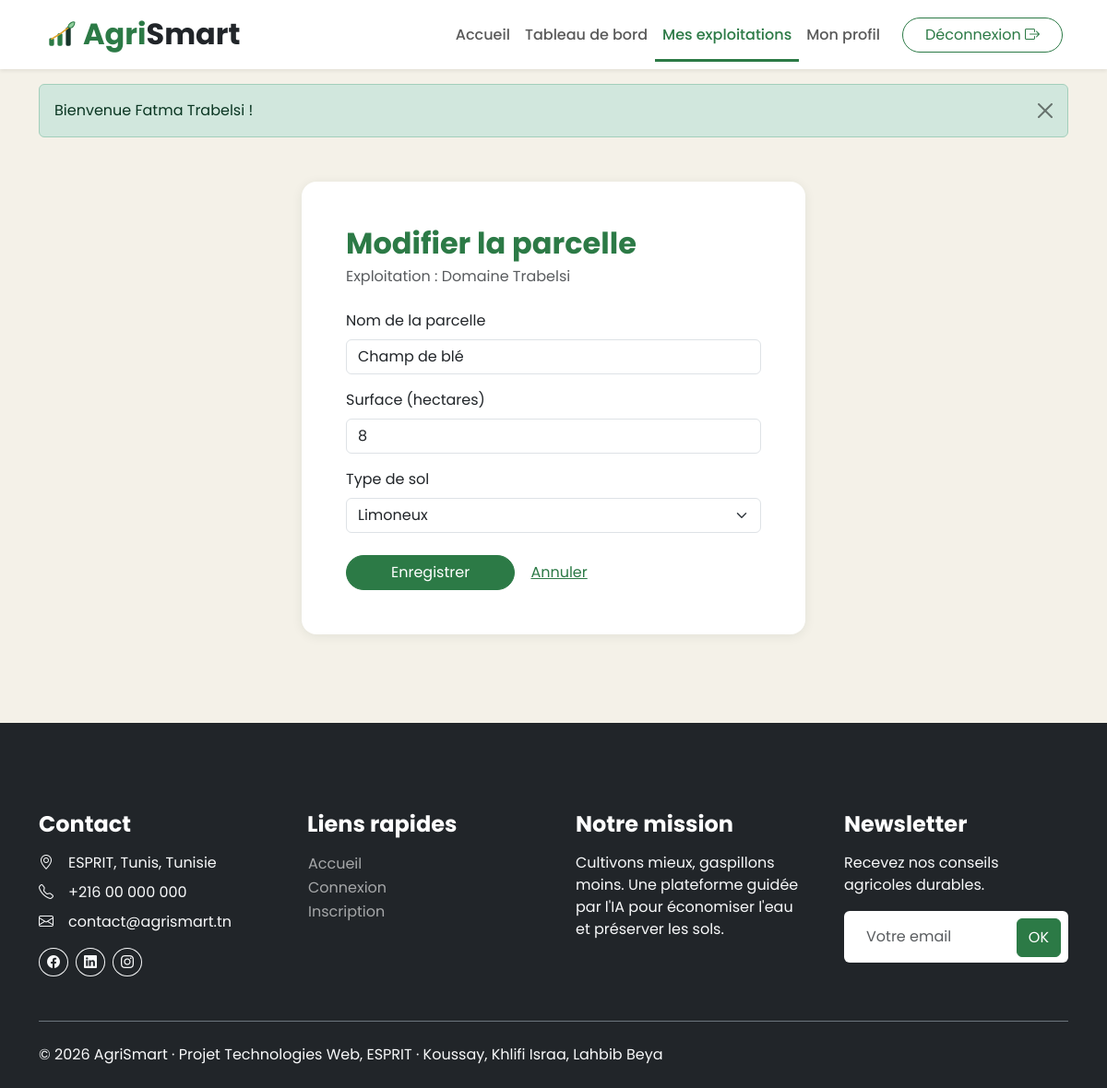
The app's page /frontoffice/index.php?page=parcelle-form&exploitation=3&id=4 (signed in) with its own data.
### tables this page shows
CREATE TABLE exploitation (
    id              INT AUTO_INCREMENT PRIMARY KEY,
    agriculteur_id  INT NOT NULL,
    nom             VARCHAR(100) NOT NULL,
    localisation    VARCHAR(150) NOT NULL,
    created_at      TIMESTAMP DEFAULT CURRENT_TIMESTAMP,
    CONSTRAINT fk_exploitation_user FOREIGN KEY (agriculteur_id) REFERENCES utilisateur(id) ON DELETE CASCADE
);

CREATE TABLE parcelle (
    id               INT AUTO_INCREMENT PRIMARY KEY,
    exploitation_id  INT NOT NULL,
    nom              VARCHAR(100) NOT NULL,
    surface          DECIMAL(8,2) NOT NULL,                  
    type_sol         ENUM('Argileux','Sablonneux','Limoneux','Calcaire') NOT NULL,
    CONSTRAINT fk_parcelle_exploitation FOREIGN KEY (exploitation_id) REFERENCES exploitation(id) ON DELETE CASCADE
);

### frontoffice/controllers/Controller.php (called while the page is built, shortened)
<?php
abstract class Controller
{
    protected function render(string $view, array $data = []): void
    {
        extract($data, EXTR_SKIP);
        require __DIR__ . '/../views/' . $view . '.php';
    }
    protected function requireLogin(): Agriculteur
    {
        $user = users()->requireRole(Utilisateur::ROLE_AGRICULTEUR);
        return $user;
    }
}

### frontoffice/controllers/ParcelleController.php (called while the page is built, shortened)
<?php
require_once __DIR__ . '/../../config/database.php';
require_once __DIR__ . '/ExploitationController.php';
class ParcelleController extends Controller
{
    private ExploitationController $exploitations;
    public function __construct()
    {
        $this->exploitations = new ExploitationController();
    }
    public function form(): void
    {
        $user = $this->requireLogin();
        $exploitation = $this->ownedExploitation((int) ($_GET['exploitation'] ?? 0), $user);
        $id = (int) ($_GET['id'] ?? 0);
        if ($id) {
            foreach ($exploitation->getParcelles() as $p) {
                if ($p->getId() === $id) {
                    $parcelle = $p;
                }
            }
        }
        $sols = self::SOLS;
        $this->render('parcelle_form', compact('exploitation', 'parcelle', 'errors', 'sols'));
    }
    private function ownedExploitation(int $id, Agriculteur $user): Exploitation
    {
        $ex = $id ? $this->exploitations->findOwned($id, $user->getId()) : null;
        return $ex;
    }
}

### frontoffice/index.php (called while the page is built, shortened)
<?php
require_once __DIR__ . '/../core/helpers.php';
require_once __DIR__ . '/../controllers/UserController.php';
require_once __DIR__ . '/helpers.php';
require_once __DIR__ . '/controllers/Controller.php';
$routes = [
    'home'              => ['HomeController',         'index'],
    'login'             => ['AuthController',         'login'],
    'register'          => ['AuthController',         'register'],
    'logout'            => ['AuthController',         'logout'],
    'dashboard'         => ['DashboardController',    'index'],
    'profile'           => ['ProfileController',      'index'],
    'profile-password'  => ['ProfileController',      'password'],
    'profile-delete'    => ['ProfileController',      'delete'],
    'exploitations'     => ['ExploitationController', 'index'],
    'exploitation-form' => ['ExploitationController', 'form'],
    'exploitation-delete' => ['ExploitationController', 'delete'],
    'parcelles'         => ['ParcelleController',     'index'],
    'parcelle-form'     => ['ParcelleController',     'form'],
    'parcelle-delete'   => ['ParcelleController',     'delete'],
];
$page = (string) ($_GET['page'] ?? 'home');
[$class, $method] = $routes[$page];
(new $class())->$method();

### config/database.php (called while the page is built, shortened)
<?php
class Database
{
    private static ?PDO $pdo = null;
    public static function getConnexion(): PDO
    {
        if (self::$pdo === null) {
            $config = require __DIR__ . '/config.php';
            $db = $config['db'];
            $dsn = sprintf('mysql:host=%s;port=%d;dbname=%s;charset=%s', $db['host'], $db['port'], $db['name'], $db['charset']);
            try {
                self::$pdo = new PDO($dsn, $db['user'], $db['pass'], [
                    PDO::ATTR_ERRMODE            => PDO::ERRMODE_EXCEPTION,
                    PDO::ATTR_DEFAULT_FETCH_MODE => PDO::FETCH_ASSOC,
                    PDO::ATTR_EMULATE_PREPARES   => false,
                ]);
            } catch (PDOException $e) {
                error_log('AgriSmart DB: ' . $e->getMessage());
                http_response_code(500);
                die(!empty($config['debug'])
                    ? 'Erreur base de données : ' . htmlspecialchars($e->getMessage(), ENT_QUOTES, 'UTF-8')
                    : 'Service temporairement indisponible (connexion à la base de données impossible).');
            }
        }
        return self::$pdo;
    }
}

### config/config.php (called while the page is built, shortened)
<?php
$config = [
    'db' => [
        'host'    => 'localhost',
        'port'    => 3306,
        'name'    => 'agrismart',
        'user'    => 'root',
        'pass'    => '',
        'charset' => 'utf8mb4',
    ],
    'debug'            => false,
    'session_lifetime' => 1800,
    'max_login_tries'  => 5,
    'lockout_minutes'  => 5,
];
$local = __DIR__ . '/config.local.php';
return $config;

### frontoffice/helpers.php (called while the page is built, shortened)
<?php
function users(): UserController
{
    static $controller = null;
    if ($controller === null) {
        $controller = new UserController();
    }
    return $controller;
}

### controllers/UserController.php (called while the page is built, shortened)
<?php
require_once __DIR__ . '/../config/database.php';
class UserController
{
    private PDO $db;
    private ?Utilisateur $current = null;
    private bool $currentLoaded = false;
    public function __construct()
    {
        $this->db = Database::getConnexion();
        $this->config = require __DIR__ . '/../config/config.php';
    }
    public static function isAuthenticated(): bool
    {
        return !empty($_SESSION['user_id']);
    }
    public function currentUser(): ?Utilisateur
    {
        if (!$this->currentLoaded) {
            $this->currentLoaded = true;
            $this->current = $this->findById((int) $_SESSION['user_id']);
        }
        return $this->current;
    }
    public function requireAuth(): Utilisateur
    {
        $user = $this->currentUser();
        return $user;
    }
    public function requireRole(string $role): Utilisateur
    {
        $user = $this->requireAuth();
        return $user;
    }
    public function findById(int $id): ?Utilisateur
    {
        $stmt = $this->db->prepare('SELECT * FROM utilisateur WHERE id = :id LIMIT 1');
        $stmt->execute(['id' => $id]);
        $row = $stmt->fetch();
        return $row ? Utilisateur::fromArray($row) : null;
    }
}

### models/Utilisateur.php (called while the page is built, shortened)
<?php
class Utilisateur
{
    protected int $id = 0;
    protected bool $actif = true;
    public function getId(): int { return $this->id; }
    public function isActif(): bool { return $this->actif; }
    public function setId(int $id): void { $this->id = $id; }
    public function setActif(bool $actif): void { $this->actif = $actif; }
    public static function fromArray(array $r): Utilisateur
    {
        $u = ($r['role'] ?? '') === self::ROLE_ADMIN ? new Administrateur() : new Agriculteur();
        $u->setId((int) ($r['id'] ?? 0));
        $u->setNom((string) ($r['nom'] ?? ''));
        $u->setEmail((string) ($r['email'] ?? ''));
        $u->setMotDePasse((string) ($r['mot_de_passe'] ?? ''));
        $u->setActif((bool) ($r['actif'] ?? 1));
        $u->setDerniereConnexion($r['derniere_connexion'] ?? null);
        $u->setCreatedAt((string) ($r['created_at'] ?? ''));
        if ($u instanceof Agriculteur) {
            $u->setTelephone((string) ($r['telephone'] ?? ''));
            $u->setAdresse((string) ($r['adresse'] ?? ''));
            $u->setRegion((string) ($r['region'] ?? ''));
        } elseif ($u instanceof Administrateur) {
            $u->setNiveauAcces((int) ($r['niveau_acces'] ?? 1));
        }
        return $u;
    }
}

### models/Agriculteur.php (called while the page is built, shortened)
<?php
class Agriculteur extends Utilisateur
{
    public function getRole(): string { return self::ROLE_AGRICULTEUR; }
}

### frontoffice/controllers/ExploitationController.php (called while the page is built, shortened)
<?php
require_once __DIR__ . '/../../config/database.php';
class ExploitationController extends Controller
{
    private PDO $db;
    public function __construct()
    {
        $this->db = Database::getConnexion();
    }
    public function findOwned(int $id, int $agriculteurId): ?Exploitation
    {
        $stmt = $this->db->prepare('SELECT * FROM exploitation WHERE id = :id AND agriculteur_id = :a LIMIT 1');
        $stmt->execute(['id' => $id, 'a' => $agriculteurId]);
        $row = $stmt->fetch();
        $x = Exploitation::fromArray($row);
        $list = [$x];
        $this->attachParcelles($list);
        return $x;
    }
    private function attachParcelles(array $list): void
    {
        $ids = array_map(fn(Exploitation $x) => $x->getId(), $list);
        $marks = implode(',', array_fill(0, count($ids), '?'));
        $stmt = $this->db->prepare('SELECT * FROM parcelle WHERE exploitation_id IN (' . $marks . ') ORDER BY id ASC');
        $stmt->execute($ids);
        $byExploitation = [];
        foreach ($stmt->fetchAll() as $row) {
            $byExploitation[(int) $row['exploitation_id']][] = Parcelle::fromArray($row);
        }
    }
}

### models/Exploitation.php (called while the page is built, shortened)
<?php
class Exploitation
{
    private int $id = 0;
    public function getId(): int { return $this->id; }
    public function setId(int $id): void { $this->id = $id; }
    public static function fromArray(array $r): self
    {
        $x = new self();
        $x->setId((int) ($r['id'] ?? 0));
        $x->setAgriculteurId((int) ($r['agriculteur_id'] ?? 0));
        $x->setNom((string) ($r['nom'] ?? ''));
        $x->setLocalisation((string) ($r['localisation'] ?? ''));
        return $x;
    }
}

### models/Parcelle.php (called while the page is built, shortened)
<?php
class Parcelle
{
    public static function fromArray(array $r): self
    {
        $p = new self();
        $p->setId((int) ($r['id'] ?? 0));
        $p->setExploitationId((int) ($r['exploitation_id'] ?? 0));
        $p->setNom((string) ($r['nom'] ?? ''));
        $p->setSurface((float) ($r['surface'] ?? 0));
        $p->setTypeSol((string) ($r['type_sol'] ?? ''));
        return $p;
    }
}

### core/helpers.php (called while the page is built, shortened)
<?php
function e($v): string
{
    return htmlspecialchars((string) $v, ENT_QUOTES, 'UTF-8');
}

### frontoffice/views/parcelle_form.php (the view, shortened to what this page needs)
<!DOCTYPE html>
<html lang="fr">
<head>
    <?php require_once __DIR__ . '/includes/head.php'; ?>
</head>
<body>
<?php require_once __DIR__ . '/includes/navbar.php'; ?>
<?php $editing = $parcelle !== null; ?>
<section class="container py-5">
    <div class="row justify-content-center">
        <div class="col-lg-6">
            <div class="card p-4 p-md-5">
                <h2 class="text-primary mb-1"><?= $editing ? 'Modifier la parcelle' : 'Nouvelle parcelle' ?></h2>
                <p class="text-muted mb-4">Exploitation : <?= e($exploitation->getNom()) ?></p>
                <form method="post" action="<?= url('parcelle-form', ['exploitation' => $exploitation->getId()] + ($editing ? ['id' => $parcelle->getId()] : [])) ?>" novalidate data-validate>
                    <div class="mb-3">
                        <label for="nom" class="form-label">Nom de la parcelle</label>
                        <input type="text" id="nom" name="nom" data-rules="required|min:3|max:100" value="<?= e($_POST['nom'] ?? ($editing ? $parcelle->getNom() : '')) ?>" class="form-control<?= isset($errors['nom']) ? ' is-invalid' : '' ?>">
                    </div>
                    <div class="mb-3">
                        <label for="surface" class="form-label">Surface (hectares)</label>
                        <input type="text" id="surface" name="surface" data-rules="required|decimal" value="<?= e($_POST['surface'] ?? ($editing ? $parcelle->getSurface() : '')) ?>" class="form-control<?= isset($errors['surface']) ? ' is-invalid' : '' ?>">
                    </div>
                    <div class="mb-4">
                        <label for="typeSol" class="form-label">Type de sol</label>
                        <?php $selected = $_POST['typeSol'] ?? ($editing ? $parcelle->getTypeSol() : ''); ?>
                        <select id="typeSol" name="typeSol" data-rules="required" class="form-select<?= isset($errors['typeSol']) ? ' is-invalid' : '' ?>">
                            <?php foreach ($sols as $s): ?>
                                <option value="<?= e($s) ?>"<?= $selected === $s ? ' selected' : '' ?>><?= e($s) ?></option>
                            <?php endforeach; ?>
                        </select>
                    </div>
                    <button type="submit" class="btn btn-primary rounded-pill px-5">Enregistrer</button>
                    <a href="<?= url('parcelles', ['exploitation' => $exploitation->getId()]) ?>" class="btn btn-link">Annuler</a>
                </form>
            </div>
        </div>
    </div>
</section>
<?php require_once __DIR__ . '/includes/footer.php'; ?>
</body>
</html>

### frontoffice/css/agrismart.css (style rules this page uses)
:root { --as-leaf: #2C7A46; --as-forest: #17352A; --as-ochre: #E3A72F; --as-sand: #F4F1E8; --bs-primary: #2C7A46; --bs-primary-rgb: 44, 122, 70; --bs-link-color: #2C7A46; --bs-link-hover-color: #17352A; --bs-body-font-family: 'Poppins', system-ui, -apple-system, 'Segoe UI', sans-serif; }
body { background: var(--as-sand); color: #1f2a24; }
h1, h2, h3, h4, h5, h6 { font-weight: 700; }
.text-primary { color: var(--as-leaf) !important; }
.btn-primary { --bs-btn-bg: #2C7A46; --bs-btn-border-color: #2C7A46; --bs-btn-hover-bg: #17352A; --bs-btn-hover-border-color: #17352A; --bs-btn-active-bg: #17352A; --bs-btn-active-border-color: #17352A; }
.card { border: 0; border-radius: 16px; box-shadow: 0 2px 12px rgba(23, 53, 42, .08); }

### records on screen
exploitation: nom "Domaine Trabelsi"
parcelle: nom "Champ de blé", surface "8"

### other values on screen
$flash['msg'] "Bienvenue Fatma Trabelsi !"
form field typeSol "Limoneux"
